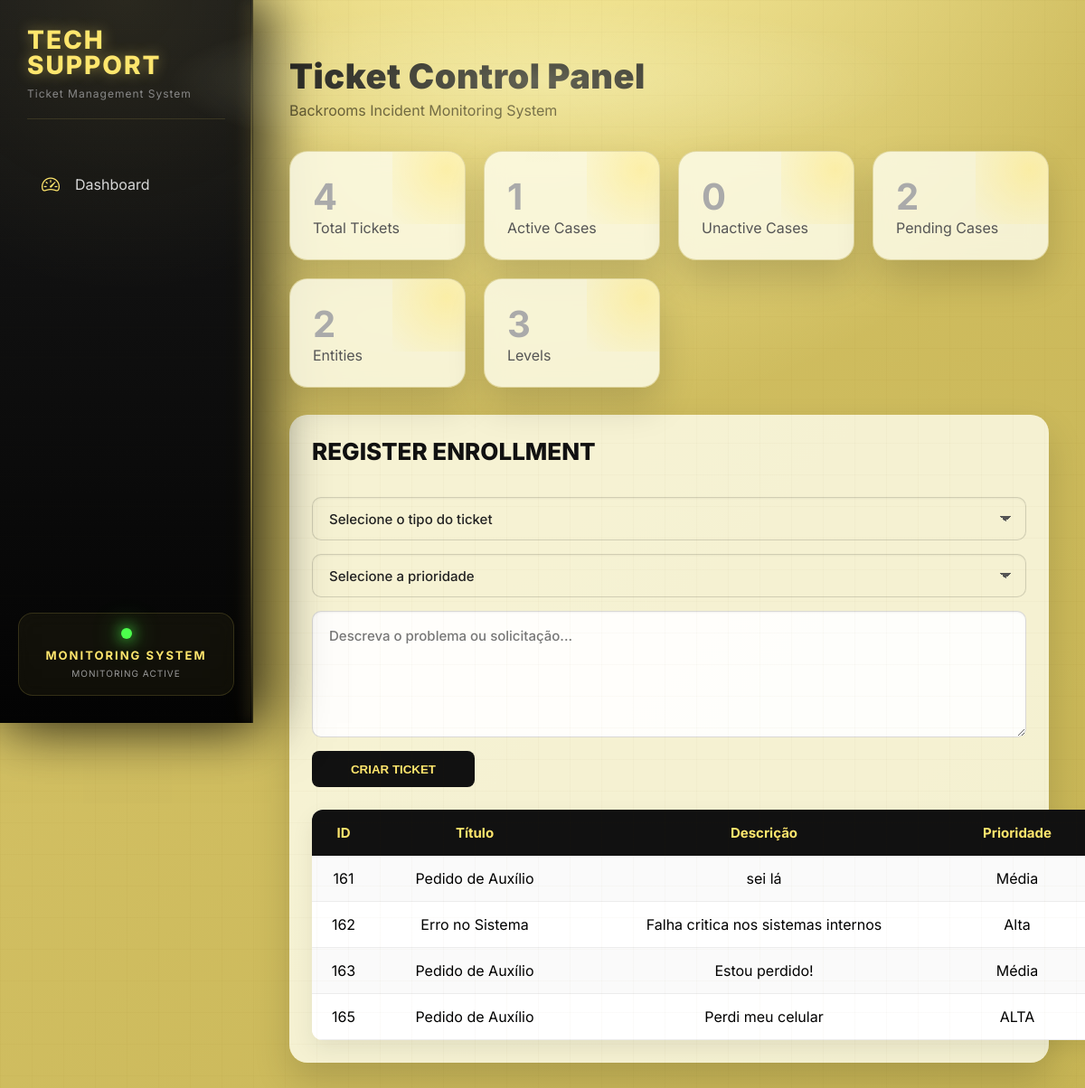
The app's page /ticketing/ (signed in) with its own data.
### techsupport/models.py (models this page shows)
class Ticket(models.Model):
    title = models.CharField(max_length=200)
    description = models.TextField()
    created_at = models.DateTimeField(auto_now_add=True)
    updated_at = models.DateTimeField(auto_now=True)
    status = models.CharField(max_length=20, choices=Status.choices, default=Status.EM_ANDAMENTO,)
    priority = models.CharField(max_length=20, choices=Priority.choices, default=Priority.MEDIA,)
    assigned_to = models.ForeignKey(User, on_delete=models.SET_NULL, null=True, blank=True)
    def __str__(self):
        return self.title

### techsupport/views.py (the view, shortened to what this page needs)
# urls.py: path('ticketing/', views.ticketing, name='ticketing'),
@login_required
def ticketing(request):
    print("ticketing")
    dashboard_data = {
        'levels_count': Levels.objects.count(),
        'entities_count': Entities.objects.count(),
        'users_count': User.objects.count(),
        'total_tickets': Ticket.objects.count(),
        'open_tickets': Ticket.objects.filter(status='ABERTO').count(),
        'closed_tickets': Ticket.objects.filter(status='FECHADO').count(),
        'pending_tickets': Ticket.objects.filter(status='EM ANDAMENTO').count(),
        'cancelled_tickets': Ticket.objects.filter(status='CANCELADO').count(),
        'entity_name': Entities.objects.first().name if Entities.objects.exists() else 'N/A',
        'recent_tickets': Ticket.objects.prefetch_related('comments').all(),
        'authors': {comment.author.username if comment.author else 'Unknown' for comment in Comment.objects.all()},
    }
    print(dashboard_data)
    return render(request, 'techsupport/ticketing.html', {'dashboard_data': dashboard_data})

### techsupport/templates/techsupport/ticketing.html (shortened to what this page needs)
<!DOCTYPE html>
<html lang="pt-BR">
<head>
    <link href="https://cdn.jsdelivr.net/npm/bootstrap-icons@1.11.3/font/bootstrap-icons.min.css" rel="stylesheet">
</head>
<body>
    <button class="menu-toggle" onclick="toggleMenu()">
        <i class="bi bi-list"></i>
    </button>
    <aside class="sidebar" id="sidebar">
        <div class="logo">
            <h2>
                TECH<br>
                SUPPORT
            </h2>
            <p>
                Ticket Management System
            </p>
        </div>
        <nav class="menu">
            <a href="{% url 'mainlobby' %}">
                <i class="bi bi-speedometer2"></i>
                <span>Dashboard</span>
            </a>
        </nav>
        <div class="status">
            <div class="signal"></div>
            <div class="status-text">
                <strong>
                    MONITORING SYSTEM
                </strong>
                <small>
                    MONITORING ACTIVE
                </small>
            </div>
        </div>
    </aside>
    <main class="main">
        <h1 class="title">
            Ticket Control Panel
        </h1>
        <p class="subtitle">
            Backrooms Incident Monitoring System
        </p>
        <section class="cards">
            <div class="card">
                <h2> {{ dashboard_data.total_tickets|default:"0" }} </h2>
                <p>Total Tickets</p>
            </div>
            <div class="card">
                <h2> {{ dashboard_data.open_tickets|default:"0" }} </h2>
                <p>Active Cases</p>
            </div>
            <div class="card">
                <h2> {{ dashboard_data.cancelled_tickets|default:"0" }} </h2>
                <p>Unactive Cases</p>
            </div>
            <div class="card">
                <h2> {{ dashboard_data.pending_tickets|default:"0" }} </h2>
                <p>Pending Cases</p>
            </div>
            <div class="card">
                <h2> {{ dashboard_data.entities_count|default:"0" }} </h2>
                <p>Entities</p>
            </div>
            <div class="card">
                <h2> {{ dashboard_data.levels_count|default:"0" }} </h2>
                <p>Levels</p>
            </div>
        </section>
       <div class="panel">
    <form method="post">
        <div class="center">
    <h2>REGISTER ENROLLMENT</h2>
     <select name="title" required>
        <option value="" selected disabled>Selecione o tipo do ticket</option>
    </select>
    <select name="priority" required>
        <option value="" selected disabled>Selecione a prioridade</option>
    </select>
    <textarea name="description" placeholder="Descreva o problema ou solicitação..." required></textarea>
    <button type="submit">
        CRIAR TICKET
    </button>
</div>
    </form>
    <table>
        <tr>
            <th>ID</th>
            <th>Título</th>
            <th>Descrição</th>
            <th>Prioridade</th>
            <th>Status</th>
        </tr>
        {% for data in dashboard_data.recent_tickets %}
        <tr>
            <td>{{data.id}}</td>
            <td>{{data.title}}</td>
            <td>{{data.description}}</td>
            <td>{{data.priority}}</td>
            <td>{{data.status}}</td>
        </tr>
        {% endfor %}
    </table>
</div>
    </main>
</body>
</html>

### records on screen
Ticket: id "161", title "Pedido de Auxílio", description "sei lá", priority "Média"
Ticket: id "162", title "Erro no Sistema", description "Falha critica nos sistemas internos", priority "Alta"
Ticket: id "163", title "Pedido de Auxílio", description "Estou perdido!", priority "Média"
Ticket: id "165", title "Pedido de Auxílio", description "Perdi meu celular", priority "ALTA"

### other values on screen
{{ dashboard_data.total_tickets|default:"0" }} "4"
{{ dashboard_data.open_tickets|default:"0" }} "1"
{{ dashboard_data.cancelled_tickets|default:"0" }} "0"
{{ dashboard_data.pending_tickets|default:"0" }} "2"
{{ dashboard_data.entities_count|default:"0" }} "2"
{{ dashboard_data.levels_count|default:"0" }} "3"
